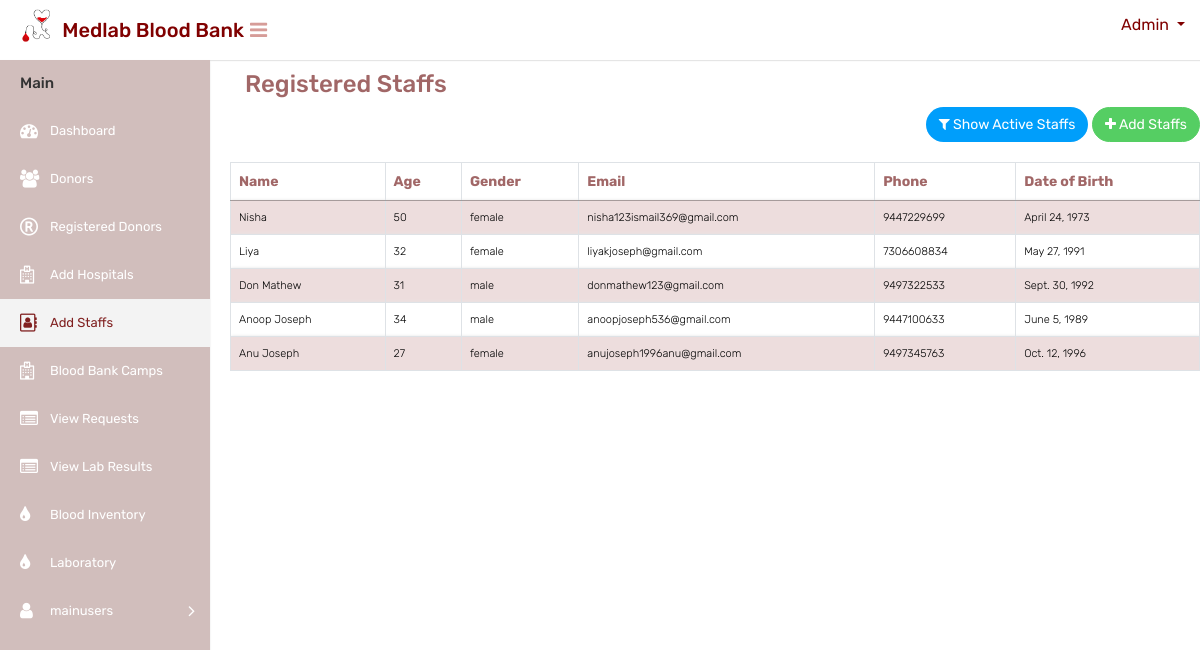
The app's page /registeredstafftable/ with its own data.
### website/models.py (models this page shows, shortened)
class Staff(models.Model):
    name = models.CharField(max_length=255)
    age = models.IntegerField()
    user=models.OneToOneField(CustomUser,on_delete=models.CASCADE)
    gender = models.CharField(max_length=10, choices=[('male', 'Male'), ('female', 'Female'), ('other', 'Other')])
    dob = models.DateField()

class CustomUser(AbstractUser):
    DONOR = 1
    HOSPITAL = 2
    STAFF = 3
    REGISTEREDDONOR = 4
    ROLE_CHOICE = (
        (DONOR, 'DONOR'),
        (HOSPITAL, 'HOSPITAL'),
        (STAFF, 'STAFF'),
        (REGISTEREDDONOR, 'REGISTEREDDONOR'),
    )
    username=None
    first_name = None
    last_name = None
    USERNAME_FIELD = 'email'
    email = models.EmailField(max_length=100, unique=True)
    phone = models.CharField(max_length=12, blank=True)
    password = models.CharField(max_length=128)
    role = models.IntegerField(choices=ROLE_CHOICE,default='1')
    is_admin = models.BooleanField(default=False)
    is_staff = models.BooleanField(default=False)
    is_active = models.BooleanField(default=True)
    is_superadmin = models.BooleanField(default=False)
    REQUIRED_FIELDS = ['phone']
    objects = UserManager()

### website/views.py (the view)
# urls.py: path('registeredstafftable/', registeredstafftable, name='registeredstafftable'),
def registeredstafftable(request):
    staff_list = Staff.objects.all()
    context = {'staff_list': staff_list}
    return render(request, 'mainuser/registeredstafftable.html', context)

### templates/mainuser/registeredstafftable.html (shortened to what this page needs)
{% load static %}
<html>
<head>
        <link rel="stylesheet" type="text/css" href="{% static 'mainuser/css/bootstrap.min.css' %}">
        <link rel="stylesheet" type="text/css" href="{% static 'mainuser/css/font-awesome.min.css' %}">
        <link rel="stylesheet" type="text/css" href="{% static 'mainuser/css/style.css' %}">
        <link rel="stylesheet" type="text/css" href="https://cdn.datatables.net/1.11.6/css/jquery.dataTables.css">
</head>
<body>
    <div class="main-wrapper">
        <div class="header" style="background-color:white;height:60px;">
			<div class="header-left">
				<a href="{% url 'adminindex' %}" class="logo" style="color: black;">
					<img src="{% static 'mainuser/img/logocopy.png' %}" width="75" height="40" alt="" style="margin-left:15px"> <span style="color: maroon;font-size: 20px;margin-top:10px; margin-left:-10px;white-space: nowrap;">Medlab Blood Bank</span>
				</a>
			</div>
			<a id="toggle_btn" href="javascript:void(0);" style="color:#d69c98;margin-top:20px;margin-left:10px;"><i class="fa fa-bars"></i></a>
            <ul class="nav user-menu float-right">
                <li class="nav-item dropdown has-arrow">
                    <a href="#" class="dropdown-toggle nav-link user-link" data-toggle="dropdown" style="color:maroon">
						<span style="color:maroon;">Admin</span>
                    </a>
                </li>
            </ul>
        </div>
        <div class="sidebar" id="sidebar">
            <div class="sidebar-inner slimscroll">
                <div id="sidebar-menu" class="sidebar-menu">
                    <ul>
                        <li class="menu-title">Main</li>
                        <li>
                            <a href="{% url 'adminindex' %}"><i class="fa fa-dashboard"></i> <span>Dashboard</span></a>
                        </li>
						<li>
                            <a href="{% url 'donors' %}"><i class="fa fa-users"></i> <span>Donors</span></a>
                        </li>
                        <li >
                            <a href="{% url 'registereddonortable' %}"><i class="fa fa-registered"></i> <span>Registered Donors</span></a>
                        </li>
                        <li>
                            <a href="{% url 'registeredhospitaltable' %}"><i class="fa fa-hospital-o"></i> <span>Add Hospitals</span></a>
                        </li>
                        <li class="active">
                            <a href="{% url 'registeredstafftable' %}"><i class="fa fa-address-book-o"></i> <span>Add Staffs</span></a>
                        </li>
                        <li>
                            <a href="{% url 'departments' %}"><i class="fa fa-hospital-o"></i> <span>Blood Bank Camps</span></a>
                        </li>
                        <li>
                            <a href="{% url 'blood_request_list' %}"><i class="fa fa-list-alt"></i> <span>View Requests</span></a>
                        </li>
						<li>
                            <a href="{% url 'view_uploaded_files' %}"><i class="fa fa-list-alt"></i> <span>View Lab Results</span></a>
                        </li>
                        <li>
                            <a href="{% url 'blood_inventory' %}"><i class="fa fa-tint"></i> <span>Blood Inventory</span></a>
                        </li>
                        <li>
                            <a href="{% url 'laboratory' %}"><i class="fa fa-tint"></i> <span>Laboratory</span></a>
                        </li>
						<li class="submenu">
							<a href="#"><i class="fa fa-user"></i> <span>mainusers </span> <span class="menu-arrow"></span></a>
						</li>
                    </ul>
                </div>
            </div>
        </div>
        <div class="page-wrapper">
            <div class="col-sm-6 col-2 text-left m-b-15">
                <h3 style="color: #a16767;margin-top: 20px;">Registered Staffs</h3>
            </div>
            <div class="row">
                <div class="col-md-12">
                    <div class="text-right m-b-20">
                        <button id="toggle-active" class="btn btn-primary btn-rounded"><i class="fa fa-filter"></i> Show Active Staffs</button>
                        <a href="{% url 'staff_registration' %}" class="btn btn-success btn-rounded"><i class="fa fa-plus"></i> Add Staffs</a>
                    </div>
                </div>
                <div class="col-md-12">
                    <div class="table-responsive">
                        <table class="table table-bordered table-striped custom-table datatable mb-0">
                            <thead>
                                <tr>
                                    <th>Name</th>
                                    <th>Age</th>
                                    <th>Gender</th>
                                    <th>Email</th>
                                    <th>Phone</th>
                                    <th>Date of Birth</th>
                                </tr>
                            </thead>
                            <tbody>
                                {% for staff in staff_list %}
                                <tr>
                                    <td>{{ staff.name }}</td>
                                    <td>{{ staff.age }}</td>
                                    <td>{{ staff.gender }}</td>
                                    <td>{{ staff.user.email }}</td>
                                    <td>{{ staff.user.phone }}</td>
                                    <td>{{ staff.dob }}</td>
                                </tr>
                                {% endfor %}
                            </tbody>
                        </table>
                    </div>
                </div>
            </div>
        </div>
</body>
</html>

### templates/mainuser/registeredstafftable.html (style rules this page uses)
.table th, .table td { padding: 6px 5px; }
.table thead th { font-size: 14px; color:#a16767; }
.table tbody td { font-size: 11px; }
.table tbody tr:nth-child(odd) { background-color: #eddddd; }
.table tbody tr:nth-child(even) { background-color: #ffffff; }
.sidebar { box-shadow: 0 1px 2px 0 rgba(0, 0, 0, 0.1); top: 50px; width: 210px; z-index: 1039; background-color:#d1bebc; bottom: 0; margin-top: 10px; position: fixed; left: 0; transition: all 0.2s ease-in-out; }
.sidebar-inner { height: 100%; transition: all 0.2s ease-in-out 0s; }
.sidebar-menu ul { font-size: 14px; list-style-type: none; margin: 0; padding: 0; }
.sidebar-menu li a { color: white; display: block; font-size: 13px; height: auto; padding: 0 20px; }
.sidebar-menu li.active a { color: #802020; background-color: #f3f3f3; }
.menu-title { color: #333; font-size: 15px; font-weight: 500; padding: 12px 20px; }

### records on screen
Staff: name "Nisha", age "50", gender "female", user.email "nisha123ismail369@gmail.com", user.phone "9447229699", dob "April 24, 1973"
Staff: name "Liya", age "32", gender "female", user.email "liyakjoseph@gmail.com", user.phone "7306608834", dob "May 27, 1991"
Staff: name "Don Mathew", age "31", gender "male", user.email "donmathew123@gmail.com", user.phone "9497322533", dob "Sept. 30, 1992"
Staff: name "Anoop Joseph", age "34", gender "male", user.email "anoopjoseph536@gmail.com", user.phone "9447100633", dob "June 5, 1989"
Staff: name "Anu Joseph", age "27", gender "female", user.email "anujoseph1996anu@gmail.com", user.phone "9497345763", dob "Oct. 12, 1996"
